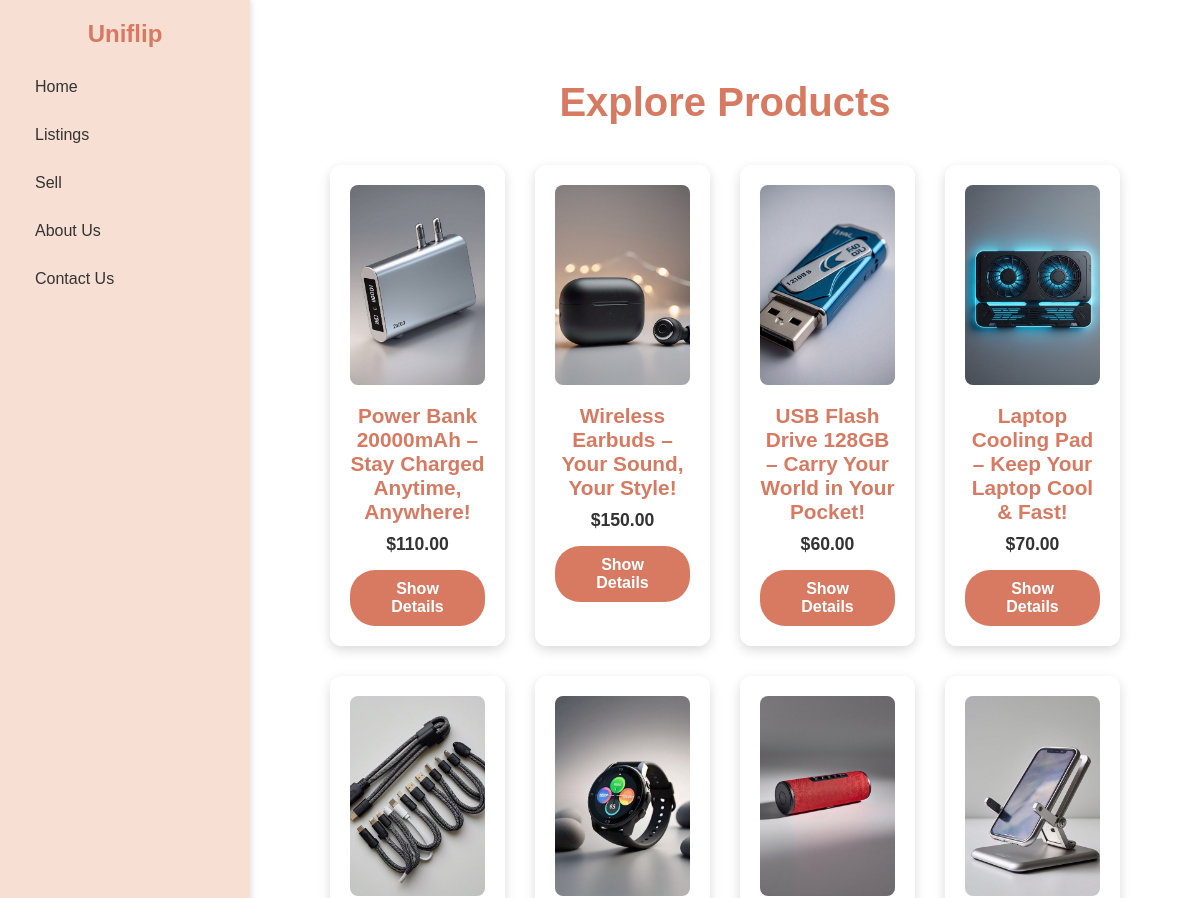
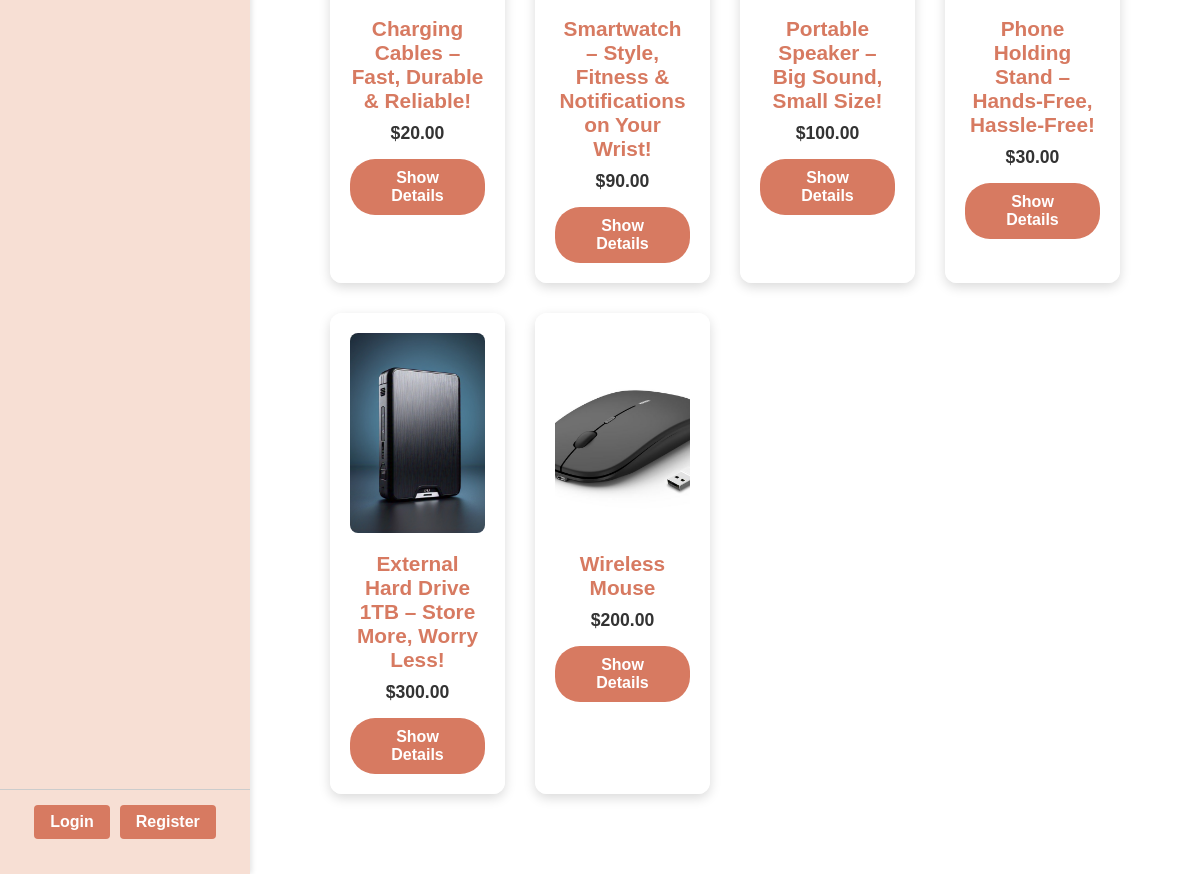
/listings/, run on the app's committed database (2 pictures, top to bottom).
### marketplace/models.py (models this page shows, shortened)
class Product(models.Model):
    name = models.CharField("Product Name", max_length=255)
    description = models.TextField("Description", help_text="Provide product details.")
    price = models.DecimalField("Price", max_digits=10, decimal_places=2)
    image = models.ImageField(upload_to='product_images/', null=True, blank=True)
    created_by = models.ForeignKey(User, verbose_name="Listed By", on_delete=models.CASCADE)
    created_at = models.DateTimeField("Listed On", auto_now_add=True)

### marketplace/views.py (the view)
# urls.py: path('listings/', views.listings, name='listings'),
def listings(request):
    products = Product.objects.all()
    is_admin = request.user.is_superuser
    return render(request, 'marketplace/listings.html', {'products': products, 'is_admin': is_admin})

### marketplace/templates/marketplace/listings.html (shortened to what this page needs)
{% extends 'marketplace/base.html' %}
{% load static %}
{% block extra_css %}
<link rel="stylesheet" href="{% static 'marketplace/css/listings.css' %}">
{% endblock %}
{% block content %}
<div class="listings-container">
    <h1>Explore Products</h1>
    <div class="products-grid">
        {% for product in products %}
            <div class="product-card">
                {% if product.image %}
                    <img src="{{ product.image.url }}" alt="{{ product.name }}">
                {% endif %}
                <h3>{{ product.name }}</h3>
                <p class="price">${{ product.price }}</p>
                <a href="{% url 'marketplace:product_detail' product.id %}" class="details-btn">Show Details</a>
            </div>
        {% empty %}
            <p>No products available.</p>
        {% endfor %}
    </div>
</div>
{% endblock %}

### marketplace/templates/marketplace/base.html (shortened to what this page needs)
{% load static %}
<!DOCTYPE html>
<html lang="en">
<head>
    <link rel="stylesheet" href="{% static 'marketplace/css/global.css' %}">
    {% block extra_css %}{% endblock %}
</head>
<body>
<div class="main-wrapper">
    <div class="sidebar">
        <div class="nav-top">
            <h2>Uniflip</h2>
            <ul class="nav-links">
                <li><a href="{% url 'marketplace:home' %}">Home</a></li>
                <li><a href="{% url 'marketplace:listings' %}">Listings</a></li>
                <li><a href="{% url 'marketplace:add_product' %}">Sell</a></li>
                <li><a href="{% url 'marketplace:about_us' %}">About Us</a></li>
                <li><a href="{% url 'marketplace:contact_us' %}">Contact Us</a></li>
            </ul>
        </div>
        <div class="auth-links">
            {% if user.is_authenticated %}
                <a href="{% url 'marketplace:logout' %}">Logout</a>
            {% else %}
                <a href="{% url 'login' %}">Login</a>
                <a href="{% url 'marketplace:register' %}">Register</a>
            {% endif %}
        </div>
    </div>
    <div class="content-area">
        {% block content %}{% endblock %}
    </div>
</div>
</body>
</html>

### marketplace/static/marketplace/css/global.css (style rules this page uses)
* { margin: 0; padding: 0; box-sizing: border-box; }
body { font-family: Arial, sans-serif; height: 100vh; overflow: hidden; background-color: #ffffff; }
.main-wrapper { display: flex; height: 100vh; }
.sidebar { width: 250px; background-color: #f7dfd4; display: flex; flex-direction: column; justify-content: space-between; padding: 20px 0; position: fixed; height: 100vh; box-shadow: 2px 0 5px rgba(0, 0, 0, 0.1); }
.sidebar h2 { font-size: 1.5rem; color: #d77a61; text-align: center; margin-bottom: 20px; }
.nav-links { list-style: none; padding: 0 20px; flex-grow: 1; }
.nav-links li { margin: 10px 0; }
.nav-links a { text-decoration: none; color: #333; font-size: 1rem; padding: 10px 15px; border-radius: 5px; display: block; transition: background-color 0.3s ease; }
.auth-links { display: flex; justify-content: center; gap: 10px; padding: 15px 10px; border-top: 1px solid #ccc; background-color: #f7dfd4; }
.auth-links a { padding: 8px 16px; background-color: #d77a61; color: white; border-radius: 4px; text-decoration: none; font-weight: bold; }
.content-area { margin-left: 250px; width: calc(100% - 250px); height: 100vh; overflow-y: auto; padding: 40px; background-color: #ffffff; }

### marketplace/static/marketplace/css/listings.css (style rules this page uses)
.listings-container { padding: 40px; text-align: center; }
.listings-container h1 { font-size: 2.5rem; color: #d77a61; margin-bottom: 40px; }
.products-grid { display: grid; grid-template-columns: repeat(4, 1fr); gap: 30px; justify-items: center; }
.product-card { background-color: rgba(255, 255, 255, 0.95); padding: 20px; border-radius: 12px; box-shadow: 0 4px 12px rgba(0, 0, 0, 0.15); transition: transform 0.3s ease, box-shadow 0.3s ease; text-align: center; width: 100%; max-width: 300px; }
.product-card img { max-width: 100%; height: 200px; object-fit: cover; border-radius: 8px; margin-bottom: 15px; }
.product-card h3 { font-size: 1.3rem; color: #d77a61; margin-bottom: 10px; }
.product-card .price { font-size: 1.1rem; font-weight: bold; color: #333; margin-bottom: 15px; }
.details-btn { display: inline-block; padding: 10px 20px; background-color: #d77a61; color: white; border-radius: 25px; text-decoration: none; font-weight: bold; transition: background-color 0.3s ease; }

### data on the page
Product: image (picture), name "Power Bank 20000mAh – Stay Charged Anytime, Anywhere!", price "110.00"
Product: image (picture), name "Wireless Earbuds – Your Sound, Your Style!", price "150.00"
Product: image (picture), name "USB Flash Drive 128GB – Carry Your World in Your Pocket!", price "60.00"
Product: image (picture), name "Laptop Cooling Pad – Keep Your Laptop Cool & Fast!", price "70.00"
Product: image (picture), name "Charging Cables – Fast, Durable & Reliable!", price "20.00"
Product: image (picture), name "Smartwatch – Style, Fitness & Notifications on Your Wrist!", price "90.00"
Product: image (picture), name "Portable Speaker – Big Sound, Small Size!", price "100.00"
Product: image (picture), name "Phone Holding Stand – Hands-Free, Hassle-Free!", price "30.00"
Product: image (picture), name "External Hard Drive 1TB – Store More, Worry Less!", price "300.00"
Product: image (picture), name "Wireless Mouse", price "200.00"
